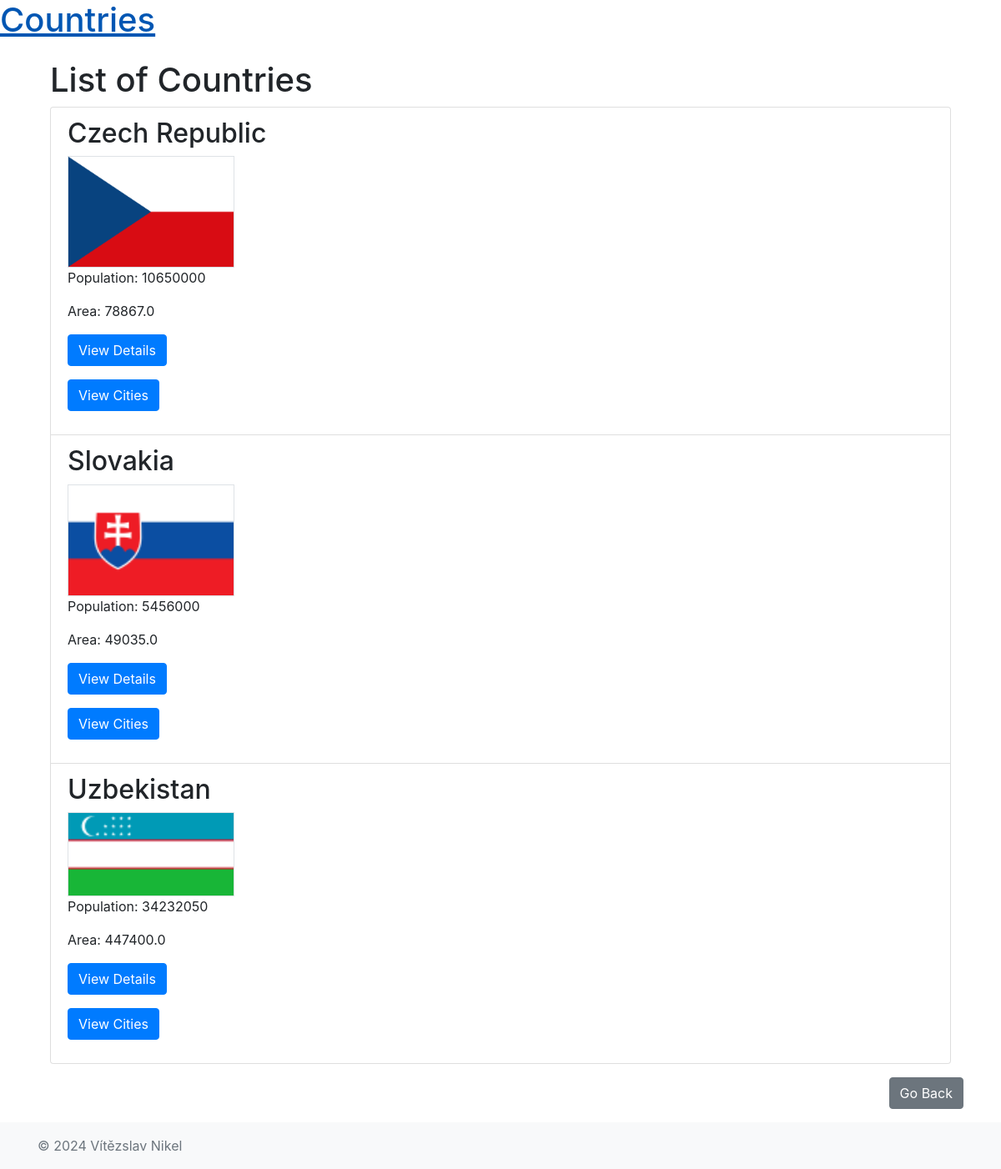
The app's page /countries/ with its own data.
### countries/models.py (models this page shows, shortened)
class Country(models.Model):
    name = models.CharField(max_length=100, verbose_name='Country Name')
    population = models.IntegerField(verbose_name='Population')
    area = models.FloatField(verbose_name='Area')
    def custom_upload(instance, filename):
        return f'flags/{instance.name}.png'
    flag = models.ImageField(upload_to=custom_upload, default='default_flag.png', verbose_name='Flag')
    class Meta:
        verbose_name = 'Country'
        verbose_name_plural = 'Countries'

### countries/views.py (the view)
# urls.py: path('', CountryListView.as_view(), name='country_list'),
class CountryListView(ListView):
    model = Country
    template_name = 'countries/country_list.html'
    context_object_name = 'countries'

### countries/templates/countries/country_list.html (shortened to what this page needs)
{% extends 'base.html' %}
{% load static %}
{% block content %}
<div class="container mt-4">
    <h1>List of Countries</h1>
    <ul class="list-group">
        {% for country in countries %}
            <li class="list-group-item">
                <h2>{{ country.name }}</h2>
                {% if country.flag %}
                    <img src="{{ country.flag.url }}" alt="{{ country.name }} flag" width="200" class="border">
                {% else %}
                    <img src="{% static 'images/default_flag.png' %}" alt="Default Flag" class="img-fluid mb-3">
                {% endif %}
                <p>Population: {{ country.population }}</p>
                <p>Area: {{ country.area }}</p>
                <p><a href="{% url 'countries:country_detail' pk=country.pk %}" class="btn btn-primary">View Details</a></p>
                <p><a href="{% url 'countries:city_list' country_pk=country.pk %}" class="btn btn-primary">View Cities</a></p>
            </li>
        {% endfor %}
    </ul>
</div>
{% endblock %}

### countries/templates/base.html (shortened to what this page needs)
<!DOCTYPE html>
<html lang="en">
<head>
    {% load static %}
    <link href="https://stackpath.bootstrapcdn.com/bootstrap/4.5.0/css/bootstrap.min.css" rel="stylesheet">
</head>
<body>
    <header>
        <a href="{% url 'countries:country_list' %}"><h1>Countries</h1></a>
    </header>
    <div class="container">
        {% block content %}{% endblock %}
    </div>
    <div class="container d-flex justify-content-end mt-3 mb-3">
        <a href="javascript:history.back()" class="btn btn-secondary">Go Back</a>
    </div>
    <footer class="footer mt-auto py-3 bg-light">
        <div class="container">
            <span class="text-muted">© 2024 Vítězslav Nikel</span>
        </div>
    </footer>
</body>
</html>

### records on screen
Country: name "Czech Republic", flag (picture), population "10650000", area "78867.0"
Country: name "Slovakia", flag (picture), population "5456000", area "49035.0"
Country: name "Uzbekistan", flag (picture), population "34232050", area "447400.0"
